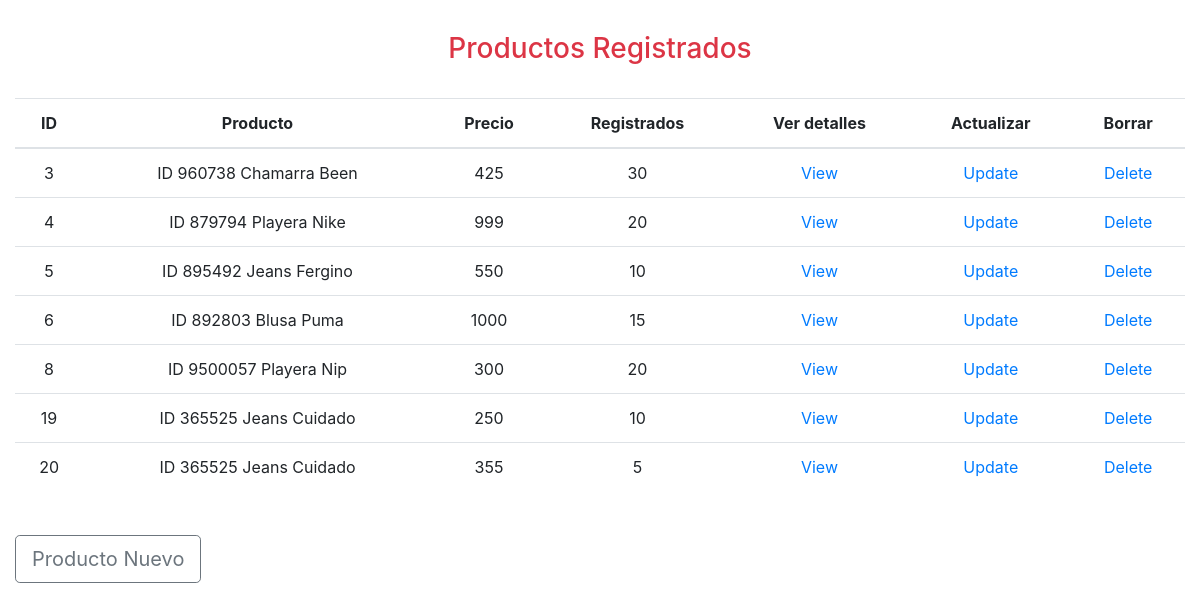
The app's page /productos/index.php, older data.
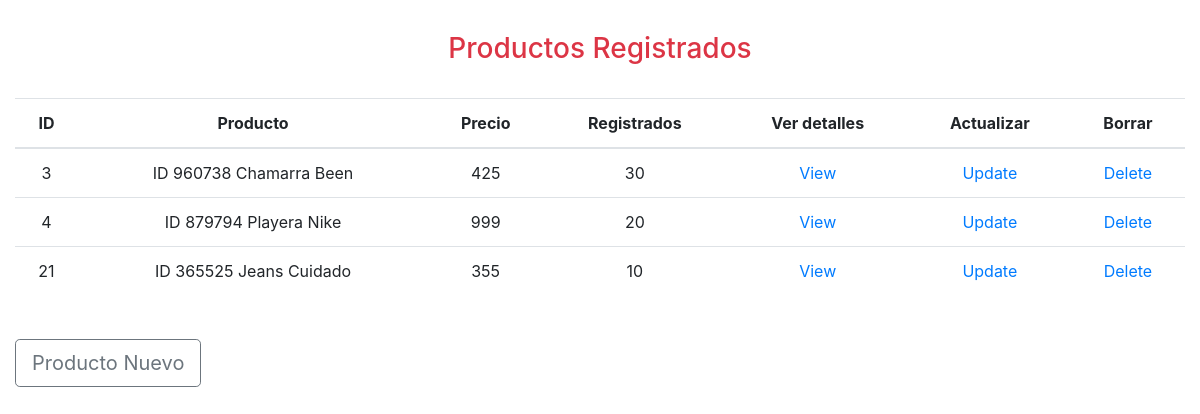
The same page, newer data.
### tables this page shows
CREATE TABLE productos(
    id_producto integer primary key Autoincrement,
    producto varchar (300) not null,
    precio float not null,
    registrados integer not null
);

### productos/db/db_list.php (the view)
<?php
    $db = new SQLite3("../tienda.db");
    $resultado = $db->query("SELECT * from productos;");
    $table = "
        <table class='table text-center'>
            <thead>
            <tr>
                <th>ID</th>
                <th>Producto</th>
                <th>Precio</th>
                <th>Registrados</th>
                <th>Ver detalles</th>
                <th>Actualizar</th>
                <th>Borrar</th>
            </tr>
            </thead>
            ";
    print($table);
    while ($row = $resultado->fetchArray() ) {
        $id_producto = $row['id_producto'];
        $producto = $row['producto'];
        $precio = $row['precio'];
        $registrados = $row['registrados'];
        $table = "
            <tr>
                <td>$id_producto</td>
                <td>$producto</td>
                <td>$precio</td>
                <td>$registrados</td>
                <td><a href='view.php?id_producto=$id_producto'>View</a></td>
                <td><a href='update.php?id_producto=$id_producto'>Update</a></td>
                <td><a href='delete.php?id_producto=$id_producto'>Delete</a></td>
            </tr>
        ";
        print($table);
    }
    print("</table>");
?>

### productos/index.php (shortened to what this page needs)
<!doctype html>
<html lang="es">
<head>
    <link rel="stylesheet" href="https://cdn.jsdelivr.net/npm/bootstrap@4.5.3/dist/css/bootstrap.min.css">
</head>
<body>
    <div class="container-fluid">
        <h3 class="text-center text-danger mt-3 pt-3">Productos Registrados</h3>
        <br>
        <?php include 'db/db_list.php'; ?>
        <br>
        <a href="insert.php" class="btn btn-outline-secondary btn-lg my-1 float-left ">Producto Nuevo</a>
    </div>
</body>
</html>

Row changes from the older to the newer data that the page shows:
removed productos: id_producto "5", producto "ID 895492 Jeans Fergino", precio "550", registrados "10"
removed productos: id_producto "6", producto "ID 892803 Blusa Puma", precio "1000", registrados "15"
removed productos: id_producto "8", producto "ID 9500057 Playera Nip", precio "300", registrados "20"
removed productos: id_producto "19", producto "ID 365525 Jeans Cuidado", precio "250", registrados "10"
removed productos: id_producto "20", producto "ID 365525 Jeans Cuidado", precio "355", registrados "5"
added productos: id_producto "21", producto "ID 365525 Jeans Cuidado", precio "355", registrados "10"
